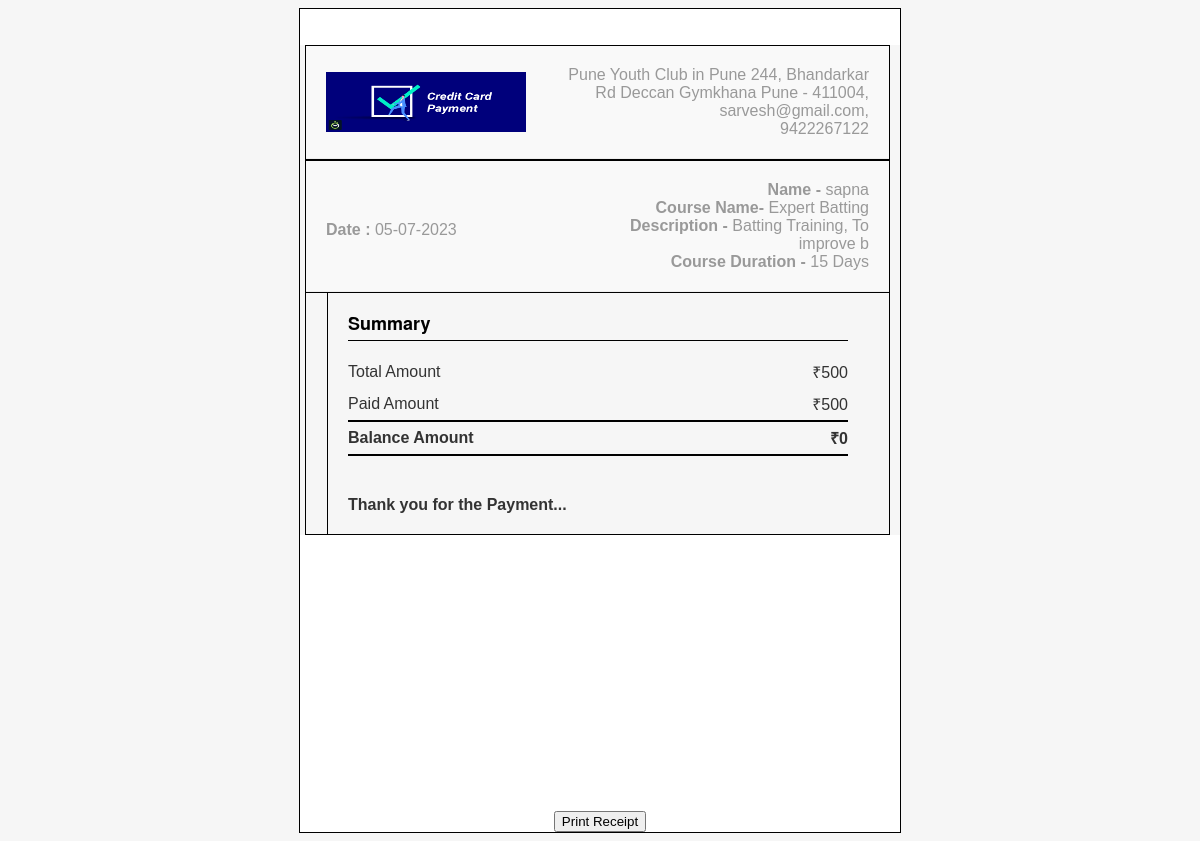
Screenshot of /FrontEnd/payment_receipt1.php?fee_payment_id=1 with the database file from the repository.
### tables this page shows
CREATE TABLE `enrollc` (
  `eid` int(11) NOT NULL,
  `user` varchar(30) NOT NULL,
  `cid` int(11) NOT NULL,
  `fee` int(11) NOT NULL,
  `enrolldate` date NOT NULL,
  `payment_detail` text NOT NULL
);

CREATE TABLE `course` (
  `cid` int(11) NOT NULL,
  `eid` int(11) DEFAULT NULL,
  `cname` varchar(30) NOT NULL,
  `des` varchar(30) DEFAULT NULL,
  `fee` int(11) NOT NULL,
  `days` int(11) NOT NULL
);

### FrontEnd/payment_receipt1.php (the view, shortened to what this page needs)
<?php
include('connection.php');
$sql1 ="SELECT * FROM enrollc where eid='" . $_GET['fee_payment_id'] . "'";
$qsql1 = mysqli_query($connection,$sql1);
$rs1 = mysqli_fetch_array($qsql1);
$sql2="SELECT * FROM course where cid='".$rs1['cid'] ."'";
$qsql2 = mysqli_query($connection,$sql2);
$rs2 = mysqli_fetch_array($qsql2);
?>
	<div class="register-sec-w3l" id="register">
		<div class="container table table-bordered">
<div bgcolor="#f6f6f6" style="color: #333; height: 100%; width: 100%;" height="100%" width="100%" id="print_receipt">
	<br><br>
    <table bgcolor="#f6f6f6" cellspacing="0" style="border-collapse: collapse; padding: 40px; width: 100%;" >
        <tbody>
            <tr>
                <td width="5px" style="padding: 0;"></td>
                <td bgcolor="#FFFFFF" style="border: 1px solid #000; clear: both; display: block; margin: 0 auto; max-width: 600px; padding: 0;">
                    <table width="100%" style="background: #f9f9f9; border-bottom: 1px solid #eee; border-collapse: collapse; color: #999;">
                        <tbody>
                            <tr>
                                <td width="30%" style="padding: 20px;"><img src="../images/creditcard.png" style="height: 60px;width: 200px;"></img></td>
                                <td align="right" width="70%" style="padding: 20px;"><?php echo "Pune Youth Club in Pune 244, Bhandarkar Rd Deccan Gymkhana Pune - 411004"; ?>,<br><?php echo "sarvesh@gmail.com" ?>,<br> <?php echo "9422267122" ?></td>
                            </tr>
                        </tbody>
                    </table>
                </td>
                <td style="padding: 0;"></td>
                <td width="5px" style="padding: 0;"></td>
            </tr>
            <tr>
                <td width="5px" style="padding: 0;"></td>
                <td bgcolor="#FFFFFF" style="border: 1px solid #000; clear: both; display: block; margin: 0 auto; max-width: 600px; padding: 0;">
                    <table width="100%" style="background: #f9f9f9; border-bottom: 1px solid #eee; border-collapse: collapse; color: #999;">
                        <tbody>
                            <tr>
                                <td width="50%" style="padding: 20px;">
<b>Date :</b> <?php echo date("d-m-Y",strtotime($rs1['enrolldate'])); ?><strong style="color: #333; font-size: 26px;">
<br>
                                <td align="right" width="50%" style="padding: 20px;"><b>Name - </b> <?php echo $rs1['user']; ?><br><b>Course Name-</b> <?php echo $rs2['cname']; ?><br>
                                	<b>Description -</b> <?php echo $rs2['des']; ?> <br>
                                	<b>Course Duration -</b> <?php echo $rs2['days']; ?> Days<br>
                                </td>
                            </tr>
                        </tbody>
                    </table>
                </td>
                <td style="padding: 0;"></td>
                <td width="5px" style="padding: 0;"></td>
            </tr>
            <tr>
                <td width="5px" style="padding: 0;"></td>
                <td style="border: 1px solid #000; border-top: 0; clear: both; display: block; margin: 0 auto; max-width: 600px; padding: 0;">
                    <table cellspacing="0" style="border-collapse: collapse; border-left: 1px solid #000; margin: 0 auto; max-width: 600px;width: 500px;">
                        <tbody>
                            <tr>
                                <td valign="top"  style="padding: 20px;">
                                    <h3
                                        style="
                                            border-bottom: 1px solid #000;
                                            color: #000;
                                            font-family: 'Helvetica Neue', Helvetica, Arial, 'Lucida Grande', sans-serif;
                                            font-size: 18px;
                                            font-weight: bold;
                                            line-height: 1.2;
                                            margin: 0;
                                            margin-bottom: 15px;
                                            padding-bottom: 5px;
                                        "
                                    >
                                        Summary
                                    </h3>
                                    <table cellspacing="0" style="border-collapse: collapse; margin-bottom: 40px;width: 500px;">
                                        <tbody>
                                            <tr>
                                                <td style="padding: 5px 0;">Total Amount</td>
                                                <td align="right" style="padding: 5px 0;">₹<?php echo $rs2['fee']; ?></td>
                                            </tr>
                                            <tr>
                                                <td style="padding: 5px 0;">Paid Amount</td>
                                                <td align="right" style="padding: 5px 0;">₹<?php echo $rs1['fee']; ?></td>
                                            </tr>
                                            <tr>
                                                <td style="border-bottom: 2px solid #000; border-top: 2px solid #000; font-weight: bold; padding: 5px 0;">Balance Amount</td>
                                                <td align="right" style="border-bottom: 2px solid #000; border-top: 2px solid #000; font-weight: bold; padding: 5px 0;">₹<?php echo $rs2['fee'] - $rs1['fee']; ?></td>
                                            </tr>
                                        </tbody>
                                    </table>
                                    <b>Thank you for the Payment...</b>
                                </td>
                            </tr>
                        </tbody>
                    </table>
                </td>
                <td width="5px" style="padding: 0;"></td>
            </tr>
        </tbody>
    </table>
    </div>
<br>
				<center><button class="btn btn-info" onclick="print_receipt('print_receipt')" >Print Receipt</button></center>
			</div>
		</div>

### FrontEnd/payment_receipt1.php (style rules this page uses)
.container { max-width: 600px; margin: 0 auto; background-color: #fff; border: 1px solid #000; }

### rows the page displays
enrollc: enrolldate "05-07-2023", user "sapna", fee "500"
course: cname "Expert Batting", des "Batting Training, To improve b", days "15", fee "500", $rs2['fee']-$rs1['fee'] "0"
